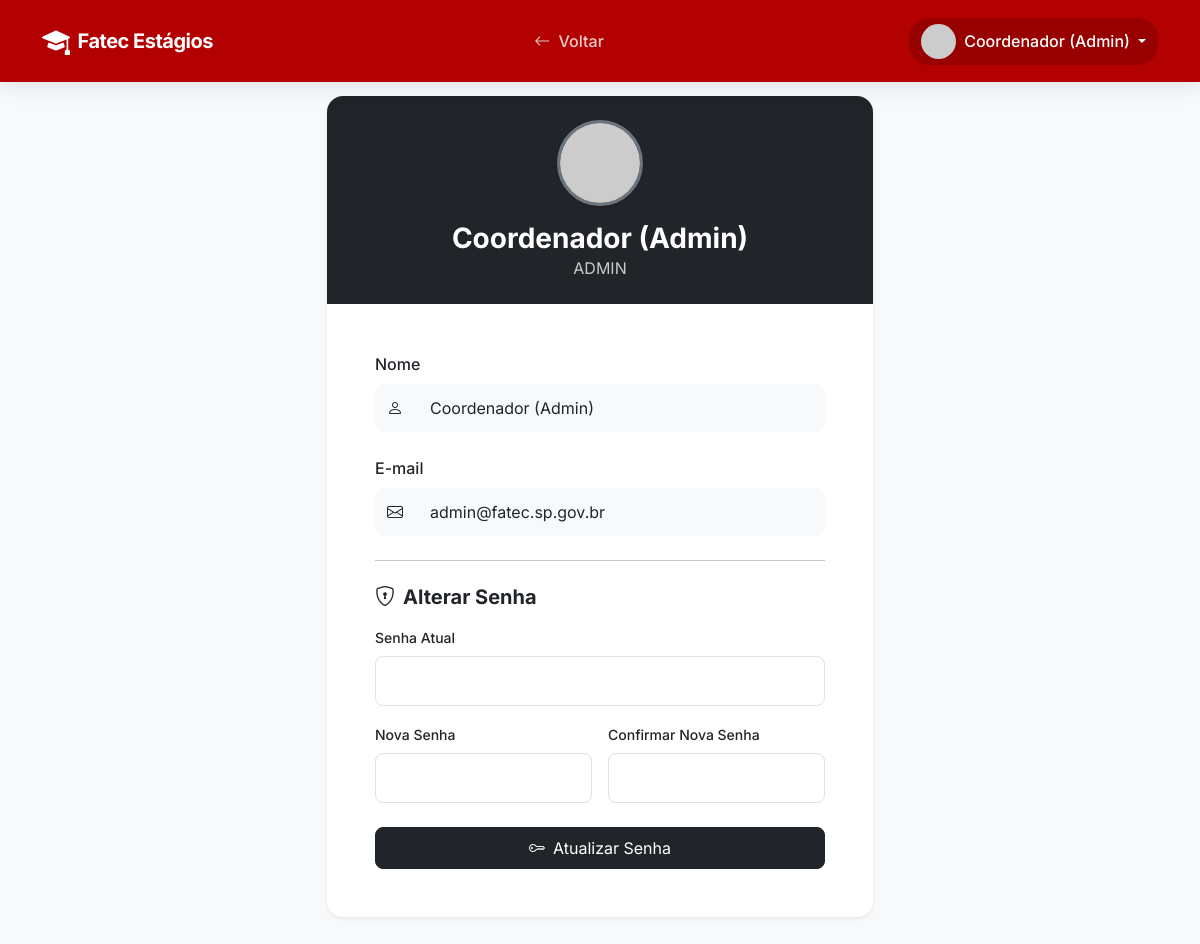
Screenshot of /perfil.php (signed in) with the database file from the repository.
### tables this page shows
CREATE TABLE IF NOT EXISTS usuarios (
    id INT AUTO_INCREMENT PRIMARY KEY,
    nome VARCHAR(100) NOT NULL,
    email VARCHAR(100) UNIQUE NOT NULL,
    senha VARCHAR(255) NOT NULL,
    perfil ENUM('ALUNO', 'EMPRESA', 'ADMIN') NOT NULL,
    status ENUM('ATIVO', 'INATIVO') DEFAULT 'ATIVO',
    data_criacao DATETIME DEFAULT CURRENT_TIMESTAMP
);

### perfil.php (the view, shortened to what this page needs)
<?php
require_once 'conexao.php';
$stmt = $pdo->prepare("SELECT nome, email, perfil FROM usuarios WHERE id = ?");
$stmt->execute([$_SESSION['usuario_id']]);
$user = $stmt->fetch();
?>
<!DOCTYPE html>
<html lang="pt-BR">
<head>
    <link href="https://cdn.jsdelivr.net/npm/bootstrap@5.3.2/dist/css/bootstrap.min.css" rel="stylesheet">
    <link rel="stylesheet" href="https://cdn.jsdelivr.net/npm/bootstrap-icons@1.11.1/font/bootstrap-icons.css">
    <link rel="stylesheet" href="css/style.css">
</head>
<body class="bg-light">
    <nav class="navbar navbar-expand-lg navbar-dark fixed-top custom-navbar">
        <div class="container">
            <a class="navbar-brand d-flex align-items-center" href="javascript:history.back()">
                <i class="bi bi-mortarboard-fill fs-3 me-2"></i>
                <span class="fw-bold">Fatec Estágios</span>
            </a>
            <div class="collapse navbar-collapse" id="navbarNav">
                <ul class="navbar-nav mx-auto">
                    <li class="nav-item">
                        <a class="nav-link" href="javascript:history.back()"><i class="bi bi-arrow-left me-1"></i> Voltar</a>
                    </li>
                </ul>
                <div class="dropdown user-profile">
                    <a href="#" class="d-flex align-items-center text-white text-decoration-none dropdown-toggle" id="dropdownUser" data-bs-toggle="dropdown" aria-expanded="false">
                        <img src="https://ui-avatars.com/api/?name=<?php echo urlencode($_SESSION['usuario_nome']); ?>&background=ffffff&color=b30000" alt="Avatar" class="rounded-circle me-2" width="35">
                        <span class="fs-6 fw-medium me-1"><?php echo htmlspecialchars($_SESSION['usuario_nome']); ?></span>
                    </a>
                </div>
            </div>
        </div>
    </nav>
    <main class="container mt-5 pt-5 pb-5">
        <div class="row justify-content-center">
            <div class="col-lg-6">
                <div class="card shadow-sm border-0 rounded-4 overflow-hidden">
                    <div class="bg-dark p-4 text-white text-center">
                        <img src="https://ui-avatars.com/api/?name=<?php echo urlencode($user['nome']); ?>&size=100&background=ffffff&color=000000" class="rounded-circle shadow-sm mb-3 border border-3 border-secondary">
                        <h3 class="fw-bold mb-0"><?php echo htmlspecialchars($user['nome']); ?></h3>
                        <p class="opacity-75 mb-0"><?php echo $user['perfil']; ?></p>
                    </div>
                    <div class="card-body p-4 p-md-5">
                        <div class="row g-4">
                            <div class="col-md-12">
                                <label class="form-label fw-medium">Nome</label>
                                <div class="input-group">
                                    <span class="input-group-text bg-light border-0"><i class="bi bi-person"></i></span>
                                    <input type="text" class="form-control bg-light border-0" value="<?php echo htmlspecialchars($user['nome']); ?>" readonly>
                                </div>
                            </div>
                            <div class="col-md-12">
                                <label class="form-label fw-medium">E-mail</label>
                                <div class="input-group">
                                    <span class="input-group-text bg-light border-0"><i class="bi bi-envelope"></i></span>
                                    <input type="email" class="form-control bg-light border-0" value="<?php echo htmlspecialchars($user['email']); ?>" readonly>
                                </div>
                            </div>
                        </div>
                        <hr class="my-4 opacity-10">
                        <h5 class="fw-bold mb-3"><i class="bi bi-shield-lock me-2"></i>Alterar Senha</h5>
                        <form action="processa_senha.php" method="POST">
                            <div class="row g-3">
                                <div class="col-md-12">
                                    <label class="form-label small fw-medium">Senha Atual</label>
                                    <input type="password" name="senha_atual" class="form-control" required>
                                </div>
                                <div class="col-md-6">
                                    <label class="form-label small fw-medium">Nova Senha</label>
                                    <input type="password" name="nova_senha" class="form-control" required>
                                </div>
                                <div class="col-md-6">
                                    <label class="form-label small fw-medium">Confirmar Nova Senha</label>
                                    <input type="password" name="confirma_senha" class="form-control" required>
                                </div>
                                <div class="col-12 mt-4">
                                    <button type="submit" class="btn btn-dark w-100 rounded-3 py-2">
                                        <i class="bi bi-key me-2"></i>Atualizar Senha
                                    </button>
                                </div>
                            </div>
                        </form>
                    </div>
                </div>
            </div>
        </div>
    </main>
</body>
</html>

### css/style.css (style rules this page uses)
:root { --primary-color: #b30000; --primary-hover: #8c0000; --dark-color: #1a1a1a; --light-bg: #f4f6f9; }
body { font-family: 'Inter', sans-serif; background-color: var(--light-bg); color: var(--dark-color); }
.custom-navbar { background-color: var(--primary-color); box-shadow: 0 4px 20px rgba(0, 0, 0, 0.1); padding: 15px 0; }
.custom-navbar .navbar-brand { font-weight: 700; letter-spacing: -0.5px; }
.custom-navbar .nav-link { color: rgba(255, 255, 255, 0.8) !important; font-weight: 500; padding: 8px 16px !important; border-radius: 8px; transition: all 0.3s ease; margin: 0 4px; }
.user-profile { background: rgba(0, 0, 0, 0.15); padding: 6px 12px; border-radius: 20px; }
.form-control, .form-select { border-radius: 8px; padding: 12px 16px; border: 1px solid #dee2e6; transition: all 0.3s ease; }
.input-group-text { border-radius: 8px 0 0 8px; }
.input-group .form-control { border-radius: 0 8px 8px 0; }

### rows the page displays
usuarios: nome "Coordenador (Admin)", perfil "ADMIN", email "admin@fatec.sp.gov.br"

### other values shown
$_SESSION['usuario_nome'] "Coordenador (Admin)"
